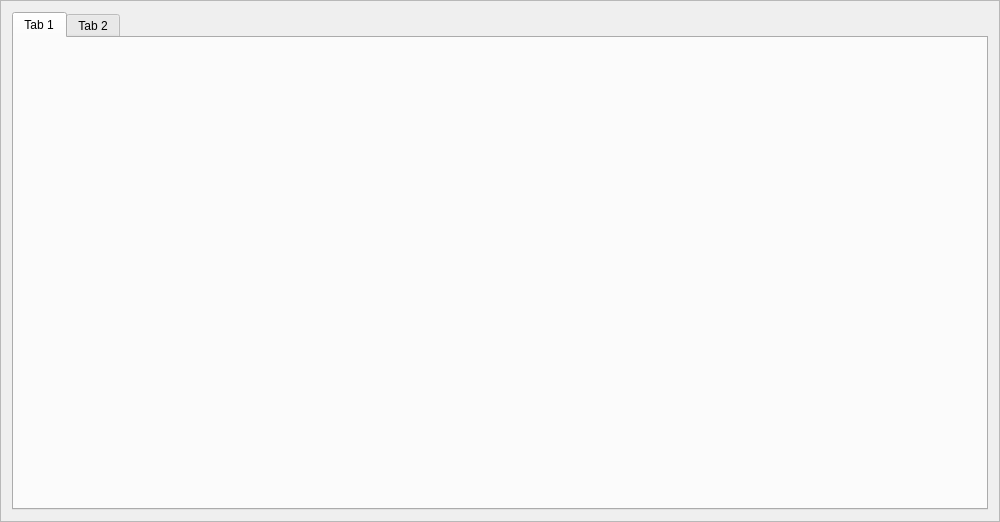
<?xml version="1.0" encoding="UTF-8"?>
<ui version="4.0">
 <class>MainUI</class>
 <widget class="QFrame" name="MainUI">
  <property name="geometry">
   <rect>
    <x>0</x>
    <y>0</y>
    <width>1000</width>
    <height>522</height>
   </rect>
  </property>
  <property name="windowTitle">
   <string>Frame</string>
  </property>
  <property name="frameShape">
   <enum>QFrame::StyledPanel</enum>
  </property>
  <property name="frameShadow">
   <enum>QFrame::Raised</enum>
  </property>
  <layout class="QHBoxLayout" name="horizontalLayout">
   <item>
    <widget class="QTabWidget" name="tabWidget">
     <widget class="QWidget" name="tab">
      <attribute name="title">
       <string>Tab 1</string>
      </attribute>
     </widget>
     <widget class="QWidget" name="tab_2">
      <attribute name="title">
       <string>Tab 2</string>
      </attribute>
     </widget>
    </widget>
   </item>
  </layout>
 </widget>
 <resources/>
 <connections/>
</ui>
